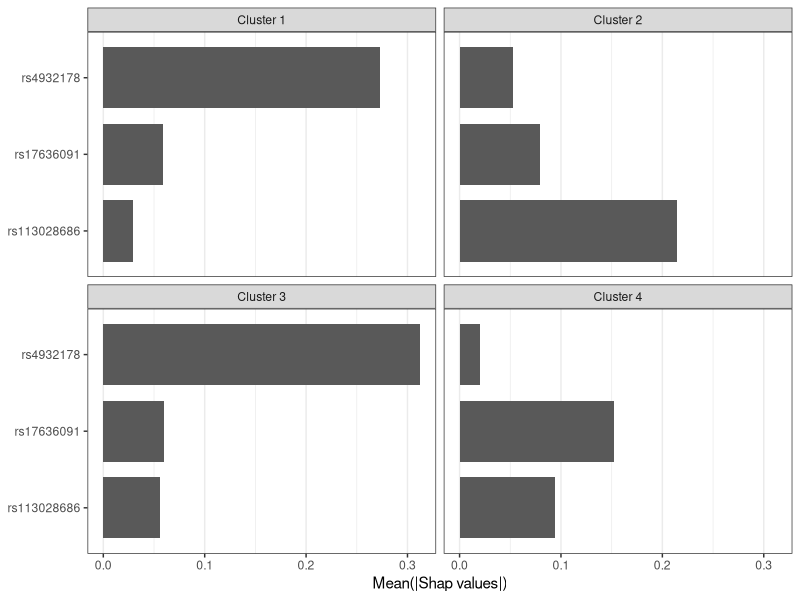
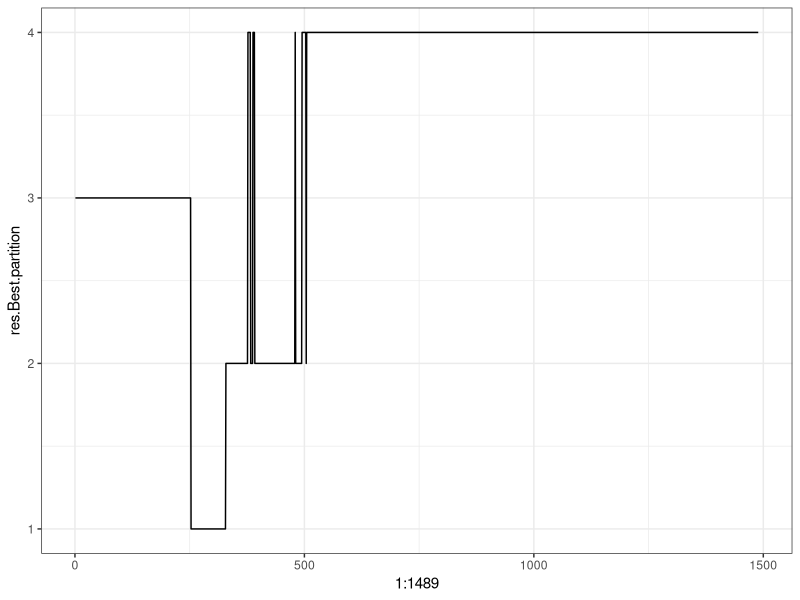
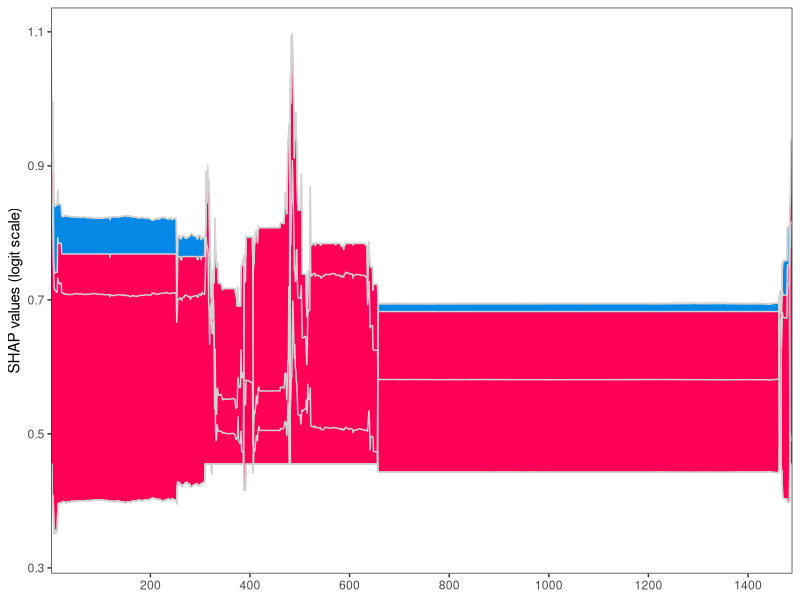
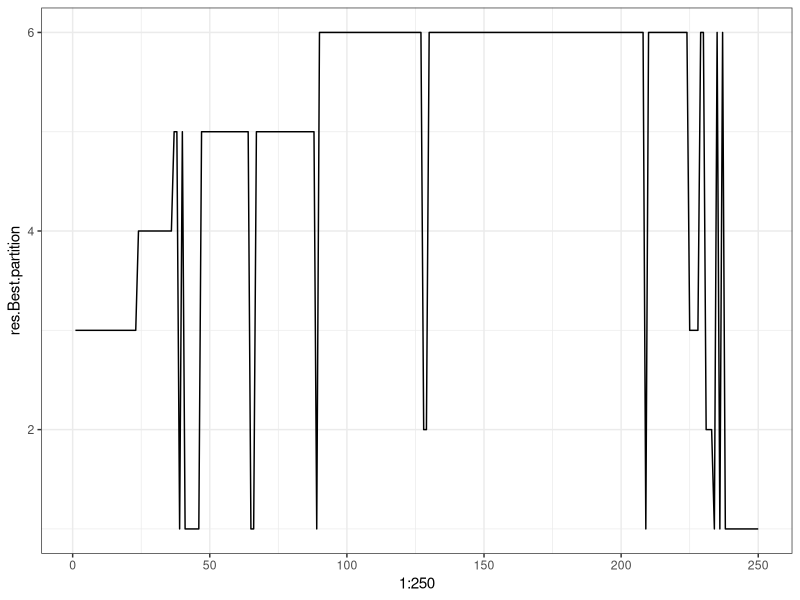
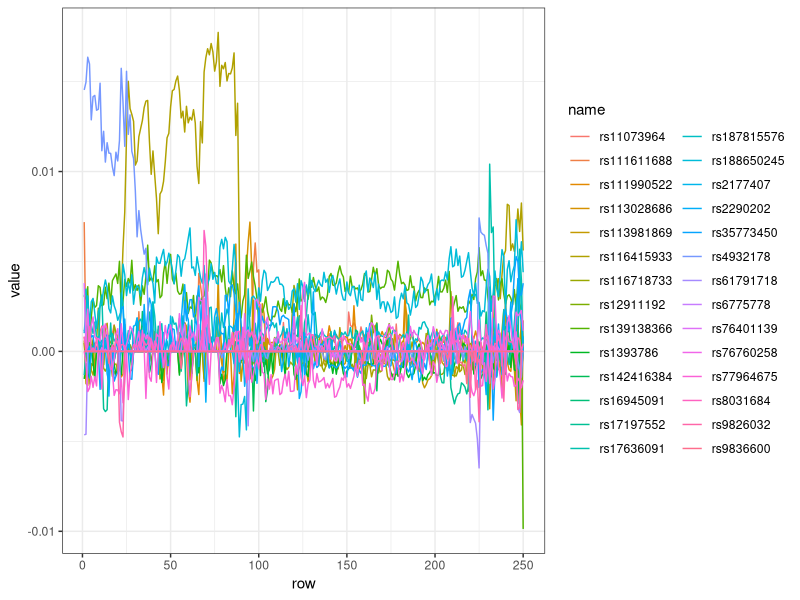
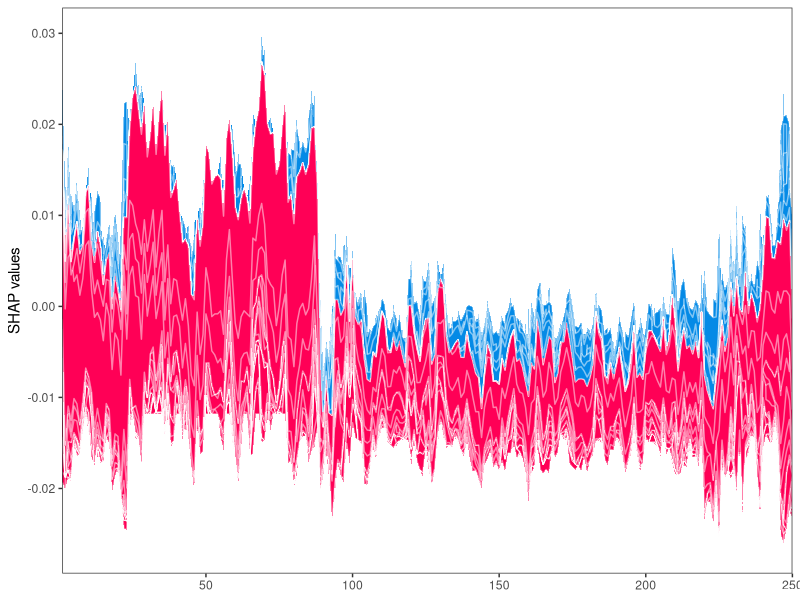
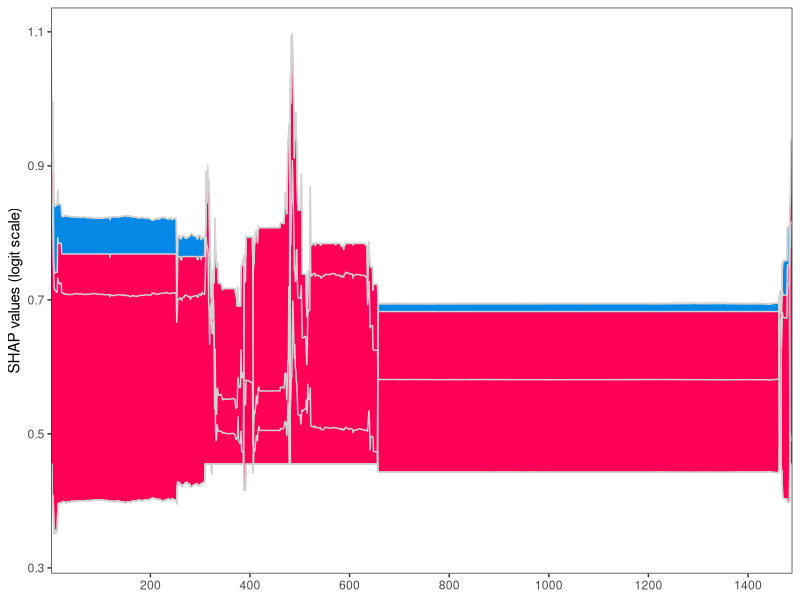
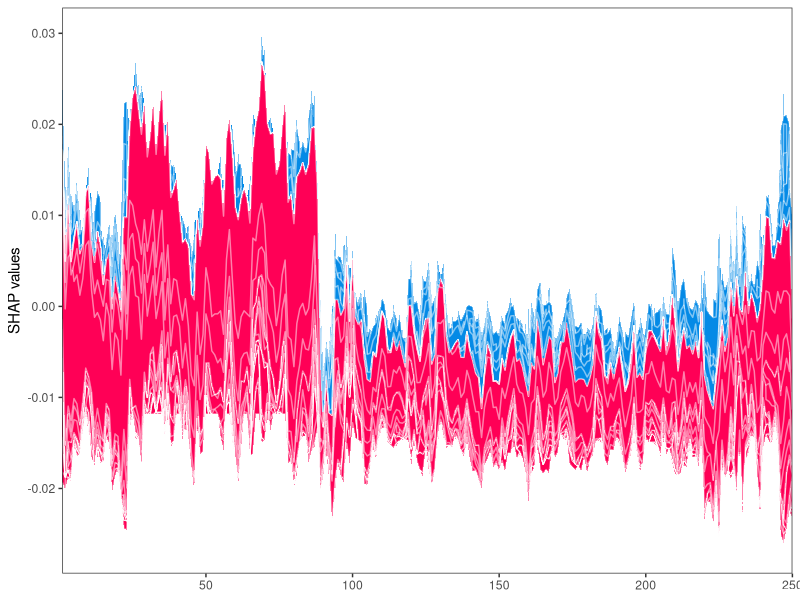

Source code (R) for these figures, in order: (Note: this script raises an error after producing the figures.)
## ---- chunk 1
library(tidyverse)
theme_set(theme_bw())
## ---- chunk 2
clusters_classic <- read_delim('results/clusters_classic.txt', delim = '\t') %>% 
  mutate(cluster = paste('Cluster', res.Best.partition))
shap_classic <- read_delim('results/shapValues_classic.txt', delim = '\t')
clusters_resAdj <- read_delim('results/clusters_resAdj.txt', delim = '\t') %>% 
  mutate(cluster = paste('Cluster', res.Best.partition))
shap_resAdj <- read_delim('results/shapValues_resAdj.txt', delim = '\t')

## ---- chunk 3
classic_df <- clusters_classic  %>% 
  left_join(shap_classic) %>% 
  pivot_longer(contains('rs')) %>% 
  group_by(cluster, name) %>% # by cluster
  summarise(per_cluster = mean(abs(value)), .groups = 'drop') %>% 
  filter(per_cluster > 0.001)

imp_snps_classic <- unique(classic_df$name)

feat_imp_classic <- classic_df %>% 
  ggplot(aes(x = per_cluster, y = name)) +
  geom_col(width = 0.8) +
  facet_wrap(~ cluster, ncol = 2) +
  labs(x = 'Mean(|Shap values|)', y = NULL)+
  theme(panel.grid.major.y = element_blank(),
        panel.grid.minor.y = element_blank())
feat_imp_classic
# ggsave('figs/feat_imp_classic.pdf', feat_imp_classic,
#        width = 6, height = 3)
# ggsave('figs/feat_imp_classic.png', feat_imp_classic,
#        width = 6, height = 3)
## ---- chunk 4
resadj_df <- clusters_resAdj %>% 
  left_join(shap_resAdj) %>% 
  pivot_longer(contains('rs')) %>% 
  group_by(cluster, name) %>% # by cluster
  summarise(per_cluster = mean(abs(value)), .groups = 'drop')

imp_snps_resadj <- resadj_df %>%
  group_by(cluster) %>%
  top_n(5) %>%
  pull(name) %>%
  unique() %>%
  shap_resAdj[, .] %>%
  abs() %>%
  colMeans() %>%
  sort(decreasing = T) %>%
  names()


snps_resadj <- shap_resAdj %>%
  select(contains('rs')) %>% 
  abs() %>%
  colMeans() %>%
  sort(decreasing = T) %>%
  names()

# imp_snps_resadj <- shap_resAdj %>% 
#   select(contains('rs')) %>% 
#   abs() %>% 
#   colMeans() %>% 
#   sort(decreasing = T) %>% 
#   names()

# look at top 5 clusters then unite
feat_imp_resadj <- resadj_df %>% 
  filter(name %in% imp_snps_resadj) %>%
  ggplot(aes(x = per_cluster, y = name)) +
  geom_col() +
  facet_wrap(~ cluster, ncol = 2) +
  labs(x = 'Mean(|SHAP values|)', y = NULL) +
  theme(panel.grid.major.y = element_blank(),
        panel.grid.minor.y = element_blank(),
        panel.spacing.x = unit(7, 'mm'),
        plot.margin = unit(c(5.5, 15.5, 5.5, 5.5), 'pt'))

# ggsave('figs/feat_imp_resadj.pdf', feat_imp_resadj,
#        width = 7, height = 5)
# ggsave('figs/feat_imp_resadj.eps', feat_imp_resadj,
#        width = 7, height = 5)
# ggsave('figs/feat_imp_resadj.ps', feat_imp_resadj,
#        width = 7, height = 5)
# ggsave('figs/feat_imp_resadj.png', feat_imp_resadj,
#        width = 7, height = 5)
## ---- chunk 5
# eid_order <- shap_classic[, unique(classic_df$name)] %>% 
#   as.matrix() %>% 
#   seriation::seriate() %>%
#   seriation::get_order()
shap_cluster <- clusters_classic %>% 
  left_join(shap_classic)
dist_mat <- shap_cluster %>% 
  select(
    # res.Best.partition, 
    all_of(unique(classic_df$name))) %>% 
  as.matrix() %>% 
  dist(method = "euclidean")
clustered_shap <- hclust(dist_mat^2, method = 'complete')
myorder <- seriation:::reorder.hclust(clustered_shap, dist_mat^2, method = "OLO")

shap_reordered <- shap_cluster[myorder$order, ] %>% 
  mutate(row = row_number())

shap_reordered %>% 
  ggplot(aes(x = 1:1489, y = res.Best.partition)) +
  geom_line()

# shap_reordered %>% 
#   pivot_longer(contains('rs')) %>%
#   ggplot(aes(y = value, x = row, color = name)) +
#   geom_line()
## ---- chunk 6
shap_classic %>% select(all_of(imp_snps_classic)) %>% head(30)

# base_value = -0.181025324381120
base_value = 0.4548669


# adj_row <- shap_reordered %>% 
#   filter(cluster == 'Cluster 4') %>% 
#   pull(row) %>% 
#   rev() %>% 
#   c(shap_reordered %>% 
#   filter(cluster != 'Cluster 4') %>% 
#   pull(row), .)

# shap_plot <- shap_reordered %>% 
#   pivot_longer(contains('rs')) %>% 
#   mutate(is_imp = ifelse(name %in% imp_snps_classic, name, 'other')) %>% 
#   group_by(eid, row, is_imp, cluster) %>% 
#   summarise(value = sum(value), .groups = 'drop') %>% 
#   pivot_wider(names_from = is_imp) %>% 
#   arrange(cluster) %>% 
#   mutate(
#     total = base_value + other + rs4932178 + rs113028686 + rs17636091,
#     rs17_loc = total - rs17636091,
#     min17 = pmin(rs17_loc, total),
#     max17 = pmax(rs17_loc, total),
#         rs11_loc = ifelse(rs113028686 > 0, min17 - rs113028686, max17 - rs113028686),
#     min11 = pmin(rs11_loc, min17),
#     max11 = pmax(rs11_loc, max17),
#     rs49_loc = ifelse(rs4932178 > 0, min11 - rs4932178, max11 - rs4932178),
#     max_loc = pmax(rs17_loc, rs11_loc, rs49_loc, total),
#     min_loc = pmin(rs17_loc, rs11_loc, rs49_loc, total),
#     ) %>% 
#   select(row, cluster, total, ends_with('loc'))


trans_func <- function(x){
  # 1/(1 + exp(-x))
  # -log(1/x-1)
  x
}

shap_trans <- shap_reordered %>% 
  pivot_longer(contains('rs')) %>% 
  mutate(
    value = trans_func(value),
    is_imp = ifelse(name %in% imp_snps_classic, name, 'other')) %>% 
  group_by(eid, row, is_imp, cluster) %>% 
  summarise(value = sum(value), .groups = 'drop') %>% 
  pivot_wider(names_from = is_imp) %>% 
  arrange(cluster)


# put other back
shap_plot <- shap_trans %>% 
  mutate(
    total = select(., contains("rs")) %>% rowSums() + base_value,
    min_rs = total,
    max_rs = total
  ) %>% 
  # select(row, cluster, total, ends_with('loc')) %>% 
  {.}

for (snp in imp_snps_classic){
  snp_name <- paste0(snp, '_loc')
  shap_plot <- shap_plot %>% 
    mutate(
      snp_loc = ifelse(!!sym(snp) > 0, 
                       min_rs - !!sym(snp), 
                       max_rs - !!sym(snp)),
      min_rs = pmin(snp_loc, min_rs),
      max_rs = pmax(snp_loc, max_rs),
      !!snp_name := snp_loc
    )
}

shap_plot <- shap_plot %>% 
  select(row, cluster, total, ends_with('loc')) %>% 
  mutate(across(ends_with('loc'), trans_func)) %>%
  mutate(
    # total = trans_func(total),
    max_loc = do.call(pmax, c(select(., ends_with('loc'), total))),
    min_loc = do.call(pmin, c(select(., ends_with('loc'), total)))
  )

shap_long <- shap_plot %>%
  pivot_longer(- c(row, cluster)) %>%
  {.}

shap_force <- ggplot() +
  geom_ribbon(
    data = shap_plot, 
    mapping = aes(x = row, ymin = total, ymax = max_loc),
    fill = '#048AE6') +
  geom_ribbon(
    data = shap_plot, 
    mapping = aes(x = row, ymin = min_loc, ymax = total),
    fill = '#FF0056') +  
  geom_line(
    data = shap_long,
    mapping = aes(x = row, y = value, group = name), color = 'lightgrey') +
  coord_cartesian(ylim = c(0.33, NA)) +
  scale_x_continuous(expand = expansion(0, 0),
                     breaks = seq(0, 1400, 200)) +
  # facet_grid(cols = vars(cluster %>% fct_relevel(paste('Cluster', c(3, 1, 4, 2)))),
  #            scales = 'free', space = 'free') +
  # facet_grid(cols = vars(cluster),
  #            scales = 'free', space = 'free') +
  theme(panel.spacing.x = unit(0, 'mm'),
        panel.grid = element_blank()) +
  labs(y = 'SHAP values (logit scale)', x = NULL)

shap_force
ggsave('figs/shap_force.png', shap_force,
       width = 12, height = 4)
## ---- chunk 7
base_value_resadj = -0.011816386952043862
# thres = 1E-3
# shap_resAdj[abs(shap_resAdj) < thres] <- 0
# snps_resadj = c('rs188650245', 'rs8031684', 'rs17197552', 'rs142416384')
shap_cluster <- shap_resAdj[ , c('eid', snps_resadj)] %>% 
  left_join(clusters_resAdj)

dist_mat <- shap_cluster[, snps_resadj] %>% 
  as.matrix() %>% 
  dist(method = "euclidean")
clustered_shap <- hclust(dist_mat^2, method = 'complete')
myorder <- seriation:::reorder.hclust(clustered_shap, dist_mat^2, method = "OLO")

shap_reordered <- shap_cluster[myorder$order, ] %>% 
  mutate(row = row_number())

clusters_resAdj[myorder$order, ] %>% 
  ggplot(aes(x = 1:250, y = res.Best.partition)) +
  geom_line()

shap_reordered %>% 
  pivot_longer(contains('rs')) %>%
  ggplot(aes(y = value, x = row, color = name)) +
  geom_line()

shap_resAdj[, snps_resadj] %>% head(30)

shap_trans <- shap_reordered %>% 
  pivot_longer(contains('rs')) %>% 
  # mutate(is_imp = ifelse(name %in% imp_snps_resadj, name, 'other')) %>% 
  group_by(eid, row, name, cluster) %>% 
  summarise(value = sum(value), .groups = 'drop') %>% 
  pivot_wider(names_from = name) %>% 
  arrange(cluster)

shap_plot <- shap_trans %>% 
  mutate(
    total = select(., contains("rs")) %>% rowSums() + base_value_resadj,
    min_rs = total,
    max_rs = total
  ) %>% 
  # select(row, cluster, total, ends_with('loc')) %>% 
  {.}

for (snp in snps_resadj){
  snp_name <- paste0(snp, '_loc')
  shap_plot <- shap_plot %>% 
    mutate(
      snp_loc = ifelse(!!sym(snp) >= 0, 
                       min_rs - !!sym(snp), 
                       max_rs - !!sym(snp)),
      min_rs = pmin(snp_loc, min_rs),
      max_rs = pmax(snp_loc, max_rs),
      !!snp_name := snp_loc
    )
}
shap_plot <- shap_plot %>% 
  select(row, cluster, total, ends_with('loc')) %>% 
  # mutate(
  #   max_loc = do.call(pmax, c(select(., ends_with('loc'), total))),
  #   min_loc = do.call(pmin, c(select(., ends_with('loc'), total)))
  # ) %>%
  # mutate(next_row = row + 1) %>% 
  {.}

# shap_long <- shap_plot %>%
#   select(- snp_loc) %>% 
#   pivot_longer(- c(row, cluster)) %>%
#   # filter(grepl('rs|total', name)) %>%
#   {.}

# alpha_list <- list()
# shap_rows <- sort(unique(shap_long$row))
# for (i in shap_rows[-length(shap_rows)]){
#   shap_pre <- shap_long %>% filter(row == i)
#   mpre <- outer(shap_pre$value, shap_pre$value, '-')
#   shap_post <- shap_long %>% filter(row == (i + 1))
#   mpost <- outer(shap_post$value, shap_post$value, '-') 
#   mpre[upper.tri(mpre)] <- 0
#   mpost[upper.tri(mpost)] <- 0
#   
#    alpha_list[[i]] <- data.frame(
#     row = i, 
#     name = shap_pre$name,
#     post_name = shap_post$name,
#     minx = rowSums(mpost*mpre < 0, na.rm = TRUE)) %>% 
#     # left_join(
#     #   shap_post %>% rename('post_value' = value), by = 'name') %>% 
#     # left_join(
#     #   shap_pre %>% rename('pre_value' = value), by = 'name') %>% 
#     {.}
#   
#   # alpha_list[[i]]
# }
# alpha_df <- do.call(rbind, alpha_list)

# shap_processed <- shap_long 

# shap_processed <- shap_long %>% 
#   left_join(shap_long %>%
#       pivot_wider(names_from = name, values_from = value) %>% 
#       distinct(row, total)
#   ) %>% 
#   mutate(color = ifelse(value > total, '#D1E6FA', '#FFC3D5')) %>% 
#   left_join(alpha_df) %>% 
#   mutate(alpha = ifelse(minx > 0, 0.8, 0.8)) %>% 
#   filter(row > 205)

# shap_plot <- shap_plot %>% filter(row > 205)
# shap_force <- ggplot() +
#     # geom_line(
#     # data = shap_processed,
#     # mapping = aes(x = row, y = value,
#     #               group = name, alpha = alpha, color = color),
#     # size = 0.5) +
#   geom_ribbon(
#     data = shap_plot,
#     mapping = aes(x = row, ymin = total, ymax = max_loc),
#     fill = '#048AE6') +
#   geom_ribbon(
#     data = shap_plot,
#     mapping = aes(x = row, ymin = min_loc, ymax = total),
#     fill = '#FF0056') +
#   # ggplot() +
#   geom_line(
#     data = shap_processed %>% filter(minx == 0),
#     mapping = aes(x = row, y = value,
#                   group = name, alpha = alpha, color = color),
#     size = 0.5) +
#   scale_alpha_identity() +
#   scale_color_identity() +
#   scale_x_continuous(expand = expansion(0, 0),
#                      breaks = seq(0, 1400, 50)) +
#   # facet_grid(cols = vars(cluster %>% fct_relevel(paste('Cluster', c(3, 1, 4, 2)))),
#   #            scales = 'free', space = 'free') +
#   # facet_grid(cols = vars(cluster),
#   #            scales = 'free', space = 'free') +
#   theme(panel.spacing.x = unit(0, 'mm'),
#         panel.grid = element_blank()) +
#   labs(y = 'SHAP values', x = NULL)
# 
# shap_force
# ggsave('figs/shap_force_resadj.png', shap_force,
#        width = 12, height = 4)
## ---- chunk 8
p <- ggplot()

for (snp_name in rev(snps_resadj)){
  snp <- paste0(snp_name, '_loc')
  new_shap <- shap_plot %>%
    mutate(fill = ifelse(total < !!sym(snp), '#048AE6', '#FF0056'),
           # color = ifelse(total < !!sym(snp), '#D1E6FA', '#FFC3D5'),
           ymin = pmin(total, !!sym(snp)),
           ymax = pmax(total, !!sym(snp))) %>% 
    arrange(row)
  rep_n <- nrow(new_shap)

  p <- p +
    geom_ribbon(
      data = new_shap, aes(x = row, ymin = total, ymax = ymax), fill = '#048AE6') +
    geom_ribbon(
      data = new_shap, aes(x = row, ymin = ymin, ymax = total), fill = '#FF0056') +
    geom_path(aes(x = row, y = !!sym(snp), group = 1),
              data = new_shap, color = 'white', alpha = 0.5) +
    geom_path(aes(x = row, y = total, group = 1), 
              data = new_shap, color = 'white', alpha = 0.5) +
    NULL
}
shap_force <- p +
  scale_fill_identity() +
  scale_color_identity() +
  scale_alpha_identity() +
  scale_x_continuous(expand = expansion(0, 0)) +
  theme(panel.spacing.x = unit(0, 'mm'),
        panel.grid = element_blank()) +
  labs(y = 'SHAP values', x = NULL)

shap_force
ggsave('figs/shap_force_resadj.png', shap_force,
       width = 12, height = 4)
## ---- chunk 9
sessioninfo::session_info()
